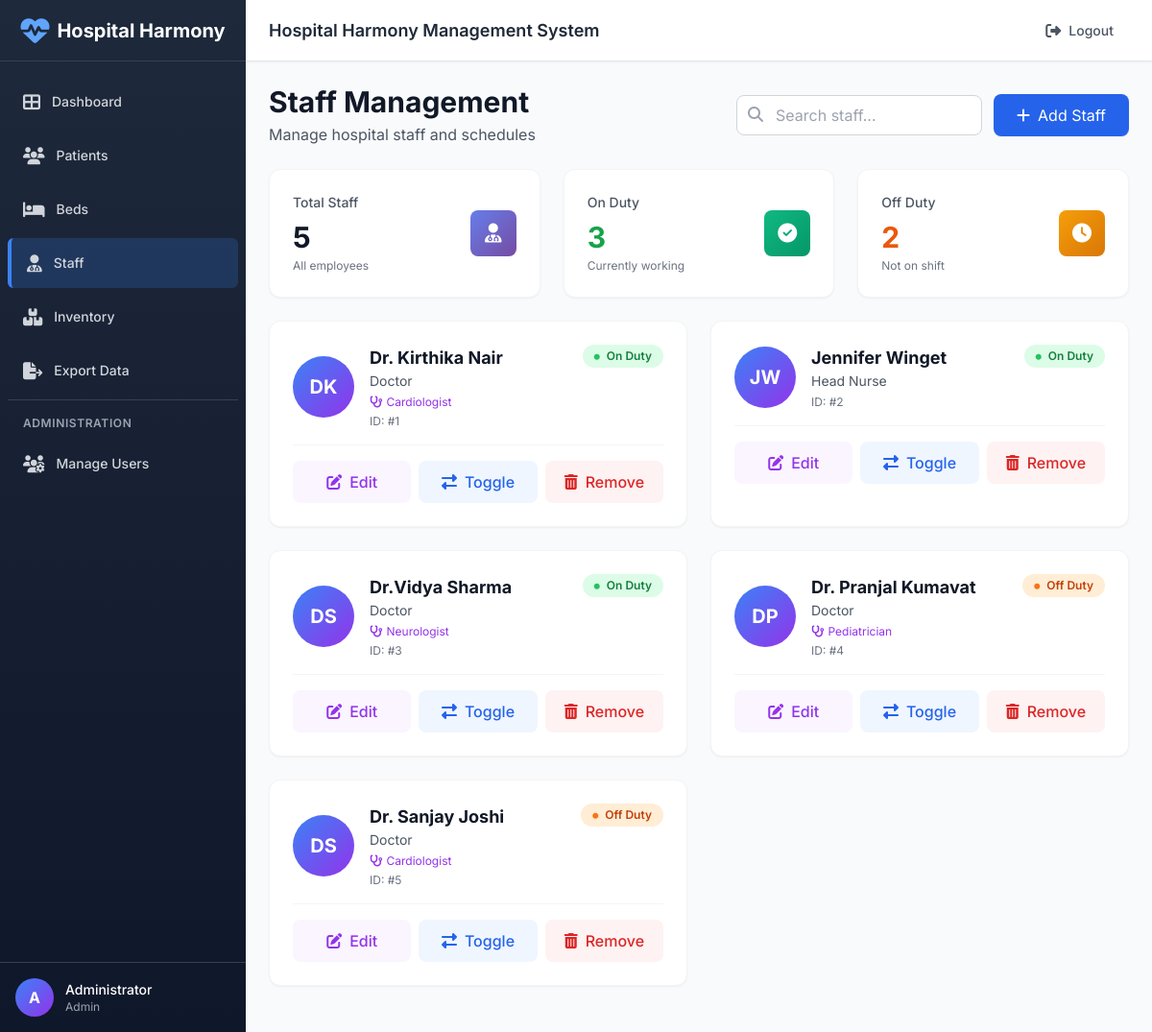
Page /staff (signed in) on the committed database.
### tables this page shows
CREATE TABLE staff (
    id INTEGER PRIMARY KEY AUTOINCREMENT,
    name TEXT NOT NULL,
    role TEXT,
    speciality TEXT,
    on_duty INTEGER DEFAULT 0
);

### app.py (the view)
@app.route('/staff')
@login_required
@role_required('staff')
def staff():
    db = get_db(); cur = db.cursor()
    cur.execute('SELECT * FROM staff')
    rows = cur.fetchall()
    return render_template('staff.html', staff=rows)

### app.py (called while the page is built)
def login_required(f):
    @wraps(f)
    def wrapped(*args, **kwargs):
        if 'user_id' not in session:
            flash('Please login to access this page', 'danger')
            return redirect(url_for('login'))
        return f(*args, **kwargs)
    return wrapped

def role_required(*allowed_permissions):
    def decorator(f):
        @wraps(f)
        def wrapped(*args, **kwargs):
            if 'user_id' not in session:
                flash('Please login to access this page', 'danger')
                return redirect(url_for('login'))
            user_role = session.get('role')
            user_permissions = ROLE_PERMISSIONS.get(user_role, [])
            if not any(perm in user_permissions for perm in allowed_permissions):
                flash('You do not have permission to access this page', 'danger')
                return redirect(url_for('index'))
            return f(*args, **kwargs)
        return wrapped
    return decorator

@app.context_processor
def inject_permissions():
    if 'role' in session:
        return {
            'user_permissions': ROLE_PERMISSIONS.get(session['role'], []),
            'user_role': session.get('role'),
            'user_name': session.get('full_name')
        }
    return {'user_permissions': [], 'user_role': None, 'user_name': None}

### database.py (called while the page is built)
def get_db():
    global _conn
    if _conn is None:
        _conn = sqlite3.connect(DB_PATH, check_same_thread=False)
        _conn.row_factory = sqlite3.Row
    return _conn

### templates/staff.html (shortened to what this page needs)
{% extends "layout.html" %}
{% block content %}
<div class="flex items-center justify-between mb-6">
    <div>
        <h1 class="text-3xl font-bold text-gray-900">Staff Management</h1>
        <p class="text-gray-600 mt-1">Manage hospital staff and schedules</p>
    </div>
    <div class="flex items-center gap-3">
        <div class="relative">
            <input type="search" id="staffSearchInput" placeholder="Search staff..." class="w-64 pl-10 pr-4 py-2 border border-gray-300 rounded-lg focus:ring-2 focus:ring-blue-500 focus:border-transparent" onkeyup="searchStaff()">
            <i class="fas fa-search absolute left-3 top-3 text-gray-400"></i>
        </div>
        <button onclick="document.getElementById('addModal').classList.remove('hidden')" class="bg-blue-600 hover:bg-blue-700 text-white px-6 py-2.5 rounded-lg flex items-center transition shadow-sm">
            <i class="fas fa-plus mr-2"></i>
            Add Staff
        </button>
    </div>
</div>
<div class="grid grid-cols-1 gap-6 sm:grid-cols-3 mb-6">
    <div class="card-hover bg-white rounded-xl shadow-sm p-6 border border-gray-100">
        <div class="flex items-center justify-between">
            <div>
                <p class="text-sm font-medium text-gray-600">Total Staff</p>
                <p class="text-3xl font-bold text-gray-900 mt-2">{{ staff|length }}</p>
                <p class="text-xs text-gray-500 mt-1">All employees</p>
            </div>
            <div class="gradient-primary w-12 h-12 rounded-lg flex items-center justify-center">
                <i class="fas fa-user-md text-white text-xl"></i>
            </div>
        </div>
    </div>
    <div class="card-hover bg-white rounded-xl shadow-sm p-6 border border-gray-100">
        <div class="flex items-center justify-between">
            <div>
                <p class="text-sm font-medium text-gray-600">On Duty</p>
                <p class="text-3xl font-bold text-green-600 mt-2">
                    {{ staff|selectattr('on_duty', 'equalto', 1)|list|length }}
                </p>
                <p class="text-xs text-gray-500 mt-1">Currently working</p>
            </div>
            <div class="gradient-success w-12 h-12 rounded-lg flex items-center justify-center">
                <i class="fas fa-check-circle text-white text-xl"></i>
            </div>
        </div>
    </div>
    <div class="card-hover bg-white rounded-xl shadow-sm p-6 border border-gray-100">
        <div class="flex items-center justify-between">
            <div>
                <p class="text-sm font-medium text-gray-600">Off Duty</p>
                <p class="text-3xl font-bold text-orange-600 mt-2">
                    {{ staff|selectattr('on_duty', 'equalto', 0)|list|length }}
                </p>
                <p class="text-xs text-gray-500 mt-1">Not on shift</p>
            </div>
            <div class="gradient-warning w-12 h-12 rounded-lg flex items-center justify-center">
                <i class="fas fa-clock text-white text-xl"></i>
            </div>
        </div>
    </div>
</div>
{% if staff %}
<div class="grid grid-cols-1 lg:grid-cols-2 gap-6 mb-6">
    {% for s in staff %}
    <div class="bg-white rounded-xl shadow-sm border border-gray-100 overflow-hidden hover:shadow-lg transition card-hover">
        <div class="p-6">
            <div class="flex items-start justify-between mb-4">
                <div class="flex items-center gap-4">
                    <div class="w-16 h-16 rounded-full bg-gradient-to-br from-blue-500 to-purple-600 flex items-center justify-center text-white font-bold text-xl">
                        {% set name_parts = s['name'].split() %}
                        {% if name_parts|length >= 2 %}
                            {{ name_parts[0][0] }}{{ name_parts[1][0] }}
                        {% else %}
                            {{ s['name'][0] }}{{ s['name'][1] if s['name']|length > 1 else '' }}
                        {% endif %}
                    </div>
                    <div>
                        <h3 class="text-lg font-bold text-gray-900">{{ s['name'] }}</h3>
                        <p class="text-sm text-gray-600">{{ s['role'] }}</p>
                        {% if s['speciality'] %}
                        <p class="text-xs text-purple-600 mt-1">
                            <i class="fas fa-stethoscope mr-1"></i>{{ s['speciality'] }}
                        </p>
                        {% endif %}
                        <p class="text-xs text-gray-500 mt-1">ID: #{{ s['id'] }}</p>
                    </div>
                </div>
                {% if s['on_duty'] == 1 %}
                    <span class="px-3 py-1 rounded-full text-xs font-semibold bg-green-100 text-green-700">
                        <i class="fas fa-circle text-green-500 mr-1" style="font-size: 6px; vertical-align: middle;"></i>
                        On Duty
                    </span>
                {% else %}
                    <span class="px-3 py-1 rounded-full text-xs font-semibold bg-orange-100 text-orange-700">
                        <i class="fas fa-circle text-orange-500 mr-1" style="font-size: 6px; vertical-align: middle;"></i>
                        Off Duty
                    </span>
                {% endif %}
            </div>
            <div class="pt-4 border-t border-gray-100">
                <div class="grid grid-cols-3 gap-2">
                    <button onclick="openEditModal({{ s['id'] }}, '{{ s['name']|replace("'", "\\'") }}', '{{ s['role']|replace("'", "\\'") }}', '{{ s['speciality']|replace("'", "\\'") if s['speciality'] else '' }}')" class="bg-purple-50 hover:bg-purple-100 text-purple-600 py-2.5 rounded-lg font-medium transition-colors flex items-center justify-center gap-2">
                        <i class="fas fa-edit"></i>
                        Edit
                    </button>
                    <form action="/staff/toggle/{{ s['id'] }}" method="POST" class="contents">
                        <button type="submit" class="bg-blue-50 hover:bg-blue-100 text-blue-600 py-2.5 rounded-lg font-medium transition-colors flex items-center justify-center gap-2">
                            <i class="fas fa-exchange-alt"></i>
                            Toggle
                        </button>
                    </form>
                    <form action="/staff/delete/{{ s['id'] }}" method="POST" class="contents" onsubmit="return confirm('Are you sure you want to remove {{ s['name'] }}?')">
                        <button type="submit" class="bg-red-50 hover:bg-red-100 text-red-600 py-2.5 rounded-lg font-medium transition-colors flex items-center justify-center gap-2">
                            <i class="fas fa-trash-alt"></i>
                            Remove
                        </button>
                    </form>
                </div>
            </div>
        </div>
    </div>
    {% endfor %}
</div>
{% endif %}
{% endblock %}

### templates/layout.html (style rules this page uses)
* { font-family: 'Inter', sans-serif; }
.card-hover { transition: all 0.3s ease; }
.gradient-primary { background: linear-gradient(135deg, #667eea 0%, #764ba2 100%); }
.gradient-success { background: linear-gradient(135deg, #10b981 0%, #059669 100%); }
.gradient-warning { background: linear-gradient(135deg, #f59e0b 0%, #d97706 100%); }

### rows in the picture
staff: name_parts "D", name_parts "K", name "Dr. Kirthika Nair", role "Doctor", speciality "Cardiologist", id "1", on_duty 1 (drawn)
staff: name_parts "J", name_parts "W", name "Jennifer Winget", role "Head Nurse", id "2", on_duty 1 (drawn)
staff: name_parts "D", name_parts "S", name "Dr.Vidya Sharma", role "Doctor", speciality "Neurologist", id "3", on_duty 1 (drawn)
staff: name_parts "D", name_parts "P", name "Dr. Pranjal Kumavat", role "Doctor", speciality "Pediatrician", id "4", on_duty 0 (drawn)
staff: name_parts "D", name_parts "S", name "Dr. Sanjay Joshi", role "Doctor", speciality "Cardiologist", id "5", on_duty 0 (drawn)

### other values in the picture
{{ user_name[0] if user_name else 'U' }} "A"
{{ user_name }} "Administrator"
{{ user_role }} "Admin"
{{ staff|length }} "5"
{{ staff|selectattr('on_duty', 'equalto', 1)|list|length }} "3"
{{ staff|selectattr('on_duty', 'equalto', 0)|list|length }} "2"
